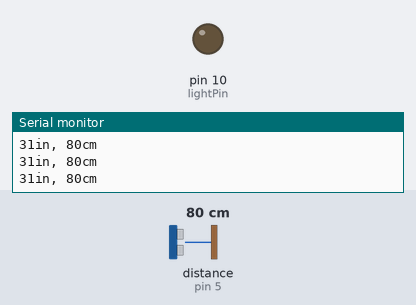
Recording of a sketch running on a simulated Arduino Uno, built with avr-gcc and run on an emulated ATmega328P. Shown: output pins drawn as LEDs (lit = HIGH), the last lines printed to the serial monitor. Wiring (inferred from the names in the program): ultrasonic range finder: trigger pin 4; echo pin 5. The test bench sets the inputs (shaded band); at power-on: distance to the obstacle (sensor on pin 5) 80 cm. The echo pulse lasts 58.3 µs per cm; pins used as bus, display or sensor lines are not drawn.

Above: at 1.2 s.
1.3 s: distance to the obstacle (sensor on pin 5) set to 28 cm
2.8 s: distance to the obstacle (sensor on pin 5) set to 22 cm
At 4.0 s:
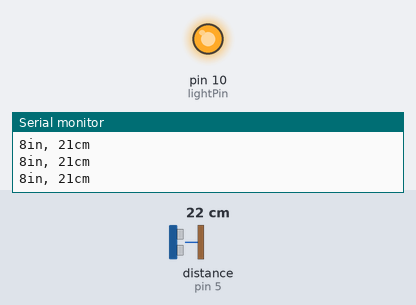
4.3 s: distance to the obstacle (sensor on pin 5) set to 7 cm
5.8 s: distance to the obstacle (sensor on pin 5) set to 4 cm
At 7.0 s:
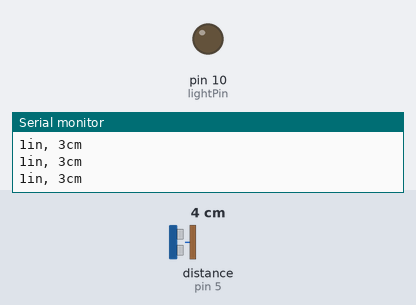
7.3 s: distance to the obstacle (sensor on pin 5) set to 9 cm
At 8.7 s:
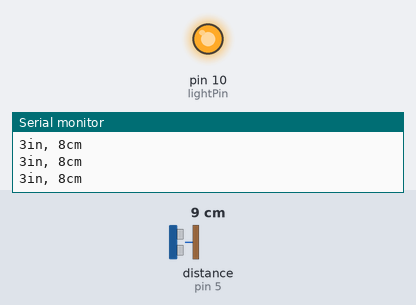
Timing chart, 0 to 9.8 s (numbered marks = the images above; inputs shaded):
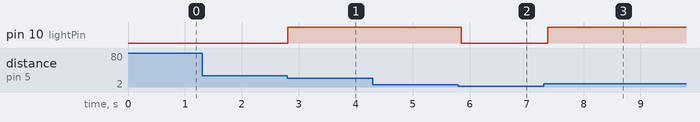

The sketch:

Ping.ino
```cpp
const int echoPin = 5;
const int trigPin =4;
const int lightPin =10;

void setup() {
  Serial.begin(9600);
}

void loop() {

  long duration, inches, cm;

  pinMode(trigPin, OUTPUT);
  digitalWrite(trigPin, LOW);
  delayMicroseconds(2);
  digitalWrite(trigPin, HIGH);
  delayMicroseconds(10);
  digitalWrite(trigPin, LOW);


  pinMode(echoPin, INPUT);
  duration = pulseIn(echoPin, HIGH, 30000);

  inches = microsecondsToInches(duration);
  cm = microsecondsToCentimeters(duration);

  pinMode(lightPin, OUTPUT);
  if(inches<10 && inches>1){
    digitalWrite(lightPin, HIGH);

  }
  else{
    digitalWrite(lightPin, LOW);
  }

  Serial.print(inches);
  Serial.print("in, ");
  Serial.print(cm);
  Serial.print("cm");
  Serial.println();

  delay(100);
}

long microsecondsToInches(long microseconds) {
  return microseconds / 74 / 2;
}

long microsecondsToCentimeters(long microseconds) {
  return microseconds / 29 / 2;
}
```

Measured:
- the behaviour switches between 26 and 25 cm on distance to the obstacle (sensor on pin 5) (found by bisection; images 0 and 1)
- the behaviour switches between 6 and 5 cm on distance to the obstacle (sensor on pin 5) (found by bisection; images 1 and 2)
- after the input at 2.8 s, pin 10 (lightPin): LOW → HIGH at once
- after the input at 5.8 s, pin 10 (lightPin): HIGH → LOW after 0.06 s
- after the input at 7.3 s, pin 10 (lightPin): LOW → HIGH after 0.07 s
